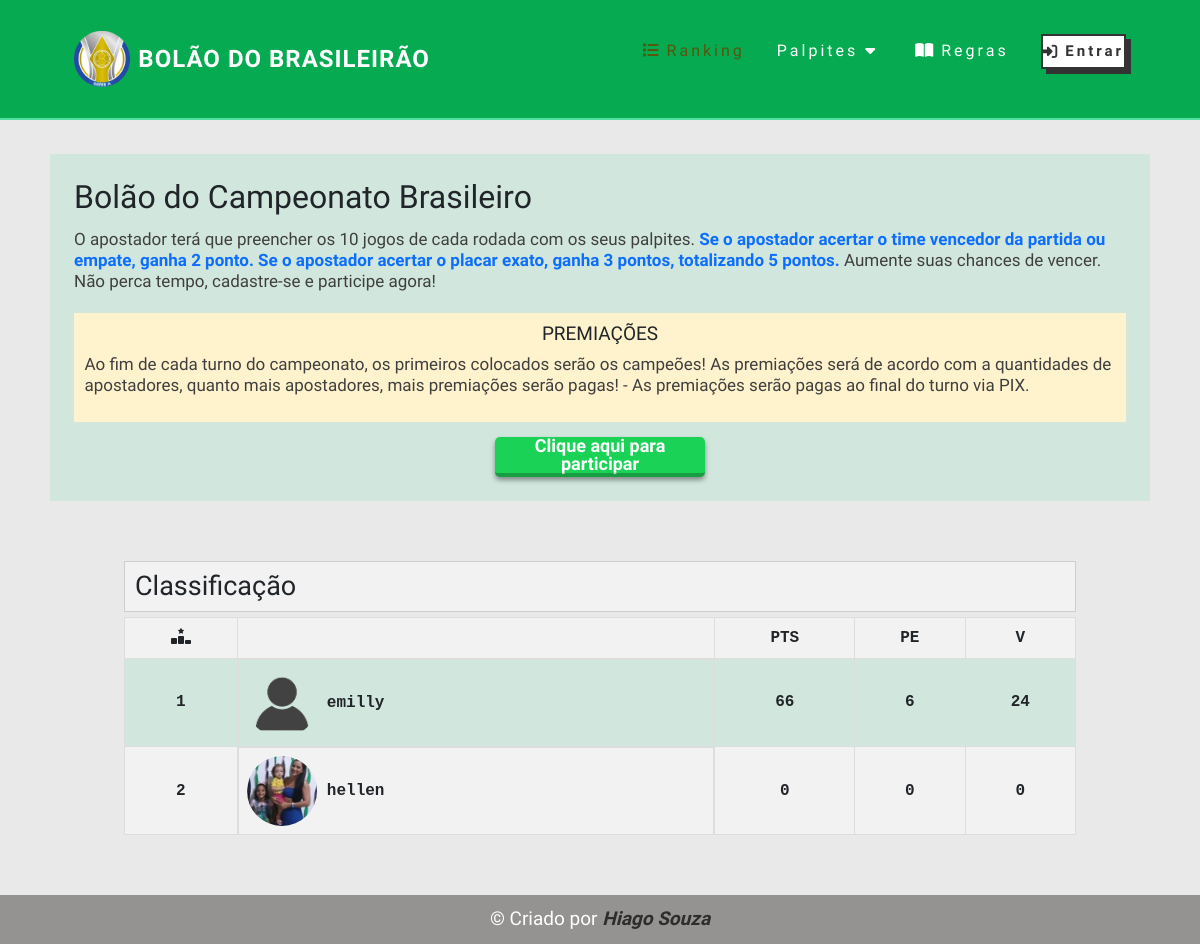
/, run on an earlier commit of the app's database.
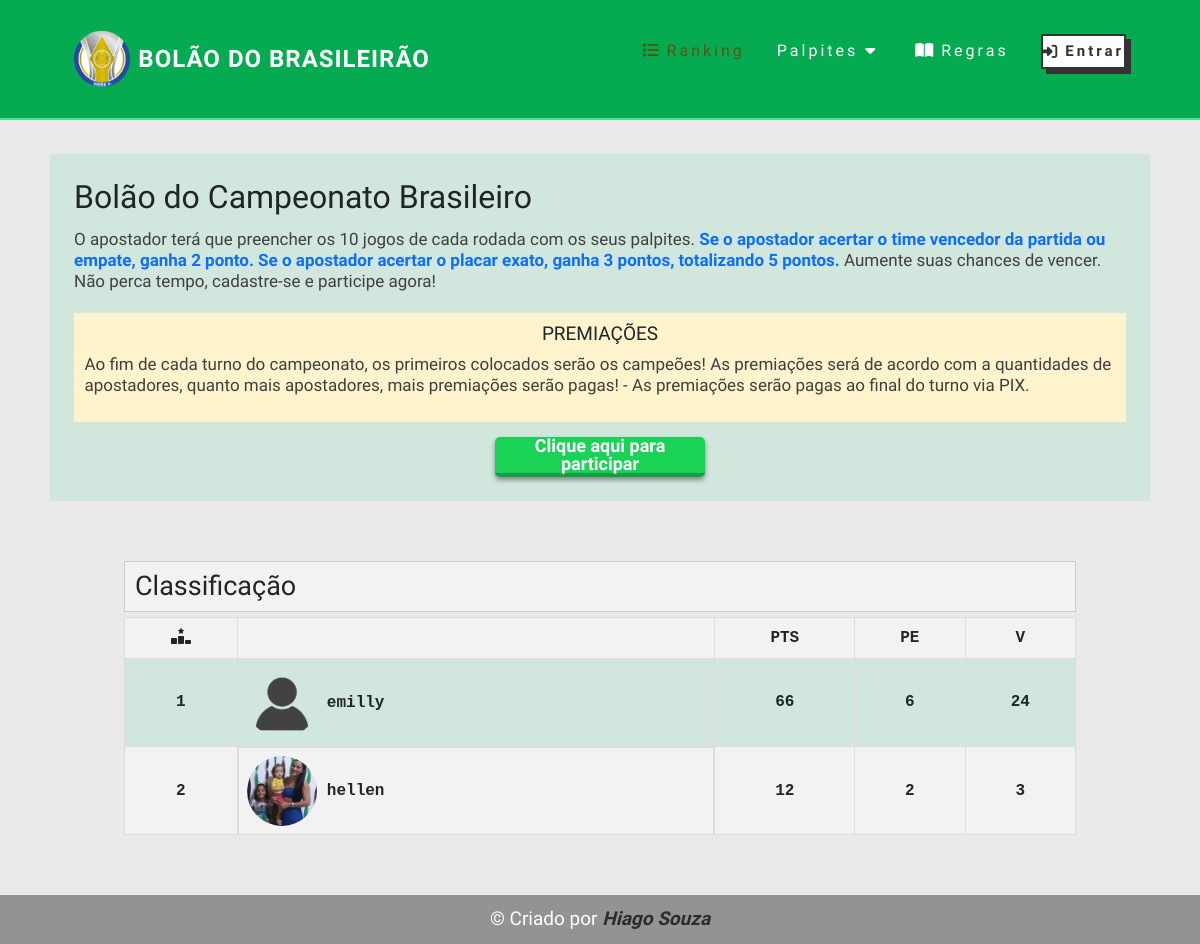
And on a later commit of the database.
### bolao/models.py (models this page shows, shortened)
class Classificacao(models.Model):
    usuario = models.OneToOneField(Usuario, null=True, blank=True, on_delete=models.CASCADE)
    pontos = models.IntegerField(default=0)
    placar_exato = models.IntegerField(default=0)
    vitorias = models.IntegerField(default=0)
    empates = models.IntegerField(default=0)

class Usuario(models.Model):
    nome = models.CharField(max_length=200, null=True, blank=True)
    usuario = models.OneToOneField(User, null=True, blank=True, on_delete=models.CASCADE)
    email = models.CharField(max_length=200, null=True, blank=True, unique=True)
    whatsapp = models.CharField(max_length=200, null=True, blank=True, unique=True)
    pagamento = models.BooleanField(default=False)
    imagem = models.ImageField(upload_to='imagens', default='imagens/perfil-null.png')

### bolao/views.py (the view)
# urls.py: path('', homepage, name='homepage'),
def homepage(request):
    if request.user.is_authenticated:
        user = request.user
        usuarios = Classificacao.objects.filter(usuario__pagamento=True).order_by('-pontos', '-placar_exato', '-vitorias', '-empates')
        thread = threading.Thread(target=calcular_pontuacao(user))
        thread.start()
        context = {'usuarios':usuarios}
        return render(request, 'index.html',context)
    else:
        user = request.user
        usuarios = Classificacao.objects.filter(usuario__pagamento=True).order_by('-pontos', '-placar_exato', '-vitorias', '-empates')
        context = {'usuarios':usuarios}
        return render(request, 'index.html',context)

### bolao/templates/index.html (shortened to what this page needs)
{% extends 'auxiliar/base.html' %} {% load static %} {% block title %} Bolão | Ranking {% endblock%} {% block body %}
<section class="informacao">
    <div class="container__info">
        <h2 class="title">Bolão do Campeonato Brasileiro</h2>
        <p>O apostador terá que preencher os 10 jogos de cada rodada
            com os seus palpites.<b class="text-primary">
                Se o apostador acertar o time vencedor da partida ou empate, ganha
                2 ponto. Se o apostador acertar o placar exato, ganha 3
                pontos, totalizando 5 pontos.</b>
            Aumente suas chances de vencer. Não perca tempo, cadastre-se e
            participe agora!</p>
        <div class="premiacoes">
            <h4>PREMIAÇÕES</h4>
            <p>
                Ao fim de cada turno do campeonato, os primeiros colocados serão os campeões!
                As premiações será de acordo com a quantidades de apostadores, quanto mais apostadores, mais
                premiações serão pagas!
                - As premiações serão pagas ao final do turno via PIX.
            </p>
        </div>
        <div class="inscricao">
            <button onclick="return sendToWhatSapp('{{request.user}}')">Clique aqui para participar</button>
        </div>
    </div>
</section>
<section class="container">
    <h2>Classificação</h2>
    <div class="tabela">
        <table>
            <thead>
                <tr>
                    <th><i class="fa-solid fa-ranking-star"></i></th>
                    <th></th>
                    <th>PTS</th>
                    <th>PE</th>
                    <th>V</th>
                </tr>
            </thead>
            <tbody>
                {% for usuario in usuarios %}
                <tr>
                    <td>{{ forloop.counter }}</td>
                    <td class="usuario">
                        <img src="{{ usuario.usuario.imagem.url }}" alt="{{ usuario.usuario.nome }}" class="escudo">
                        {{ usuario.usuario.nome}}
                    </td>
                    <td>{{ usuario.pontos }}</td>
                    <td>{{ usuario.placar_exato }}</td>
                    <td>{{ usuario.vitorias }}</td>
                </tr>
                {% endfor %}
            </tbody>
        </table>
    </div>
</section>
{% endblock %}

What changed in the data, as far as the page shows it:
changed Classificacao "hellen": pontos "0" → "12"; placar_exato "0" → "2"; vitorias "0" → "3"
